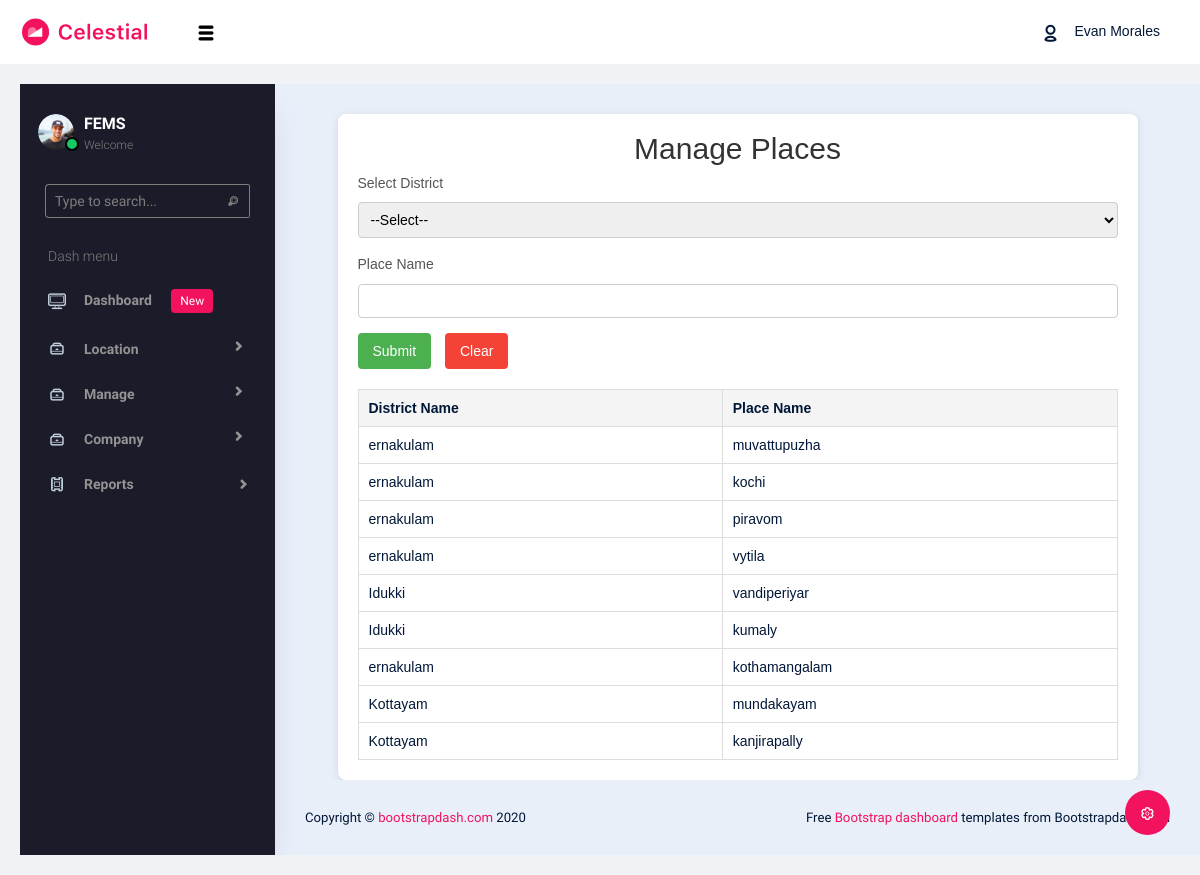
/PROJECT/ADMIN/place.php, run on the app's committed database.
### tables this page shows
CREATE TABLE `tbl_place` (
  `place_id` int(11) NOT NULL,
  `place_name` varchar(30) NOT NULL,
  `district_id` int(11) NOT NULL
);

CREATE TABLE `tbl_district` (
  `district_id` int(11) NOT NULL,
  `district_name` varchar(30) NOT NULL
);

### PROJECT/ADMIN/place.php (the view, shortened to what this page needs)
<?php
include("Head.php");
?>
<!DOCTYPE html>
<html lang="en">
<head>
</head>
<body>
    <div class="container">
        <h1>Manage Places</h1>
        <form id="form1" name="form1" method="post" action="">
            <div class="form-group">
                <label for="sel_dis">Select District</label>
                <select name="sel_dis" id="sel_dis">
                    <option value="">--Select--</option>
                </select>
            </div>
            <div class="form-group">
                <label for="txt_place">Place Name</label>
                <input type="text" name="txt_place" id="txt_place" />
            </div>
            <input type="submit" name="btn_submit" id="btn_submit" value="Submit" />
            <input type="reset" name="btn_clear" id="btn_clear" value="Clear" />
        </form>
        <table>
            <tr>
                <th>District Name</th>
                <th>Place Name</th>
            </tr>
            <?php
            $selQry = "select tbl_place.*, tbl_district.district_name from tbl_place inner join tbl_district on tbl_place.district_id=tbl_district.district_id";
            $result = $con->query($selQry);
            while ($row = $result->fetch_assoc()) {
            ?>
            <tr>
                <td><?php echo $row["district_name"]; ?></td>
                <td><?php echo $row["place_name"]; ?></td>
            </tr>
            <?php
            }
            ?>
        </table>
    </div>
</body>
</html>
<?php
include("Foot.php");
?>

### PROJECT/ADMIN/place.php (style rules this page uses)
body { font-family: Arial, sans-serif; background-color: #f0f2f5; margin: 0; padding: 20px; }
.container { max-width: 800px; margin: 0 auto; background: #fff; padding: 20px; border-radius: 8px; box-shadow: 0 2px 8px rgba(0, 0, 0, 0.1); }
h1 { text-align: center; color: #333; }
form { margin-bottom: 20px; }
table { width: 100%; border-collapse: collapse; margin-top: 20px; }
th, td { border: 1px solid #ddd; padding: 10px; text-align: left; }
th { background-color: #f4f4f4; }
.form-group { margin-bottom: 15px; }
label { display: block; margin-bottom: 5px; color: #555; }
input[type="text"], select { width: 100%; padding: 8px; box-sizing: border-box; border: 1px solid #ccc; border-radius: 4px; }
input[type="submit"], input[type="reset"] { padding: 10px 15px; border: none; border-radius: 4px; cursor: pointer; margin-right: 10px; }
input[type="submit"] { background-color: #4CAF50; color: white; }
input[type="reset"] { background-color: #f44336; color: white; }

### data on the page
tbl_place: district.district_name "ernakulam", place_name "muvattupuzha"
tbl_place: district.district_name "ernakulam", place_name "kochi"
tbl_place: district.district_name "ernakulam", place_name "piravom"
tbl_place: district.district_name "ernakulam", place_name "vytila"
tbl_place: district.district_name "Idukki", place_name "vandiperiyar"
tbl_place: district.district_name "Idukki", place_name "kumaly"
tbl_place: district.district_name "ernakulam", place_name "kothamangalam"
tbl_place: district.district_name "Kottayam", place_name "mundakayam"
tbl_place: district.district_name "Kottayam", place_name "kanjirapally"
